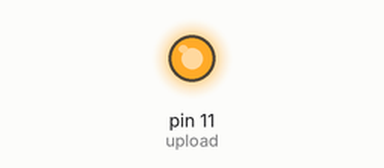
Recording of a sketch running on a simulated Arduino Uno, built with avr-gcc and run on an emulated ATmega328P. Parts: output pins drawn as LEDs (lit = HIGH). Pins used as bus, display or sensor lines are not drawn.

Above: at 0.1 s.
Timing chart, 0 to 1.6 s (numbered marks = the images above):
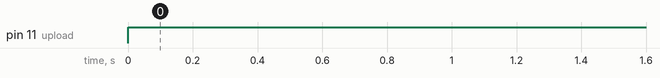

Measured:
- by itself, pin 11 (upload): LOW → HIGH at 0.00 s

The sketch:

2018110674HC595_array.ino
```cpp
int data = 9;
int push = 10;
int upload = 11;
int a[8];

void setup() {
  // put your setup code here, to run once:
  pinMode(data, OUTPUT);
  pinMode(push, OUTPUT);
  pinMode(upload, OUTPUT);
}

void pLed()
{
  digitalWrite(upload, LOW);
  for (int i = 0; i < 8; i++)
  {
    digitalWrite(push,LOW);
    digitalWrite(data,a[i]);
    digitalWrite(push,HIGH);
  }
  digitalWrite(push,LOW);
  digitalWrite(upload,HIGH);
}

void loop() {
  // put your main code here, to run repeatedly:
  for(int i=0;i<8;i++)
  {
    a[i]=1;
    pLed();
    delay(100);
    }
   for(int i=0;i<8;i++)
   {
    a[i]=0;
    pLed();
    delay(100);
    }
   for(int i=7;i>=0;i--)
   {
    a[i]=1;
    pLed();
    delay(100);
    }
}
```
